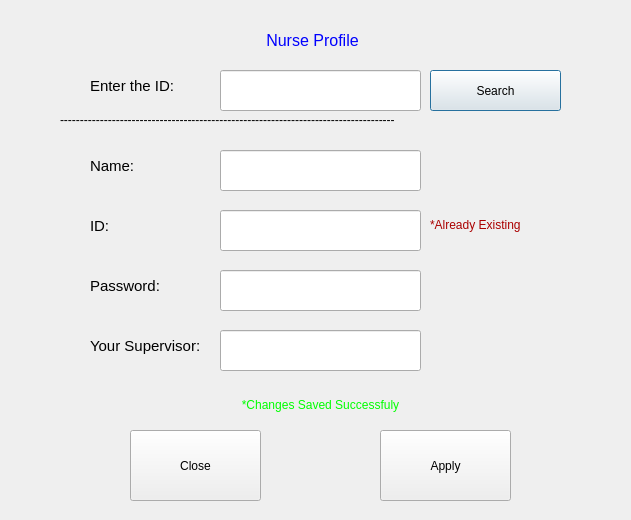
<?xml version="1.0" encoding="UTF-8"?>
<ui version="4.0">
 <class>changenurse</class>
 <widget class="QDialog" name="changenurse">
  <property name="geometry">
   <rect>
    <x>0</x>
    <y>0</y>
    <width>631</width>
    <height>520</height>
   </rect>
  </property>
  <property name="windowTitle">
   <string>Dialog</string>
  </property>
  <widget class="QLabel" name="label_5">
   <property name="geometry">
    <rect>
     <x>90</x>
     <y>320</y>
     <width>111</width>
     <height>51</height>
    </rect>
   </property>
   <property name="styleSheet">
    <string notr="true">QLabel{
font-size:15px
}</string>
   </property>
   <property name="text">
    <string>Your Supervisor:</string>
   </property>
  </widget>
  <widget class="QLineEdit" name="supervisorEdit">
   <property name="geometry">
    <rect>
     <x>220</x>
     <y>330</y>
     <width>201</width>
     <height>41</height>
    </rect>
   </property>
  </widget>
  <widget class="QLineEdit" name="idEdit">
   <property name="geometry">
    <rect>
     <x>220</x>
     <y>210</y>
     <width>201</width>
     <height>41</height>
    </rect>
   </property>
  </widget>
  <widget class="QLineEdit" name="passwordEdit">
   <property name="geometry">
    <rect>
     <x>220</x>
     <y>270</y>
     <width>201</width>
     <height>41</height>
    </rect>
   </property>
  </widget>
  <widget class="QLabel" name="label_9">
   <property name="geometry">
    <rect>
     <x>90</x>
     <y>200</y>
     <width>141</width>
     <height>51</height>
    </rect>
   </property>
   <property name="styleSheet">
    <string notr="true">QLabel{
font-size:15px
}</string>
   </property>
   <property name="text">
    <string>ID:</string>
   </property>
  </widget>
  <widget class="QLabel" name="errorExisting_2">
   <property name="geometry">
    <rect>
     <x>430</x>
     <y>200</y>
     <width>121</width>
     <height>51</height>
    </rect>
   </property>
   <property name="styleSheet">
    <string notr="true">QLabel{
font-size:15px
}</string>
   </property>
   <property name="text">
    <string>&lt;html&gt;&lt;head/&gt;&lt;body&gt;&lt;p&gt;&lt;span style=&quot; font-size:9pt; color:#aa0000;&quot;&gt;*Already Existing&lt;/span&gt;&lt;/p&gt;&lt;/body&gt;&lt;/html&gt;</string>
   </property>
  </widget>
  <widget class="QLabel" name="label_6">
   <property name="geometry">
    <rect>
     <x>122</x>
     <y>10</y>
     <width>381</width>
     <height>61</height>
    </rect>
   </property>
   <property name="text">
    <string>&lt;html&gt;&lt;head/&gt;&lt;body&gt;&lt;p&gt;&lt;span style=&quot; font-size:12pt; color:#0000ff;&quot;&gt;Nurse Profile&lt;/span&gt;&lt;/p&gt;&lt;/body&gt;&lt;/html&gt;</string>
   </property>
   <property name="alignment">
    <set>Qt::AlignCenter</set>
   </property>
  </widget>
  <widget class="QLineEdit" name="nameEdit">
   <property name="geometry">
    <rect>
     <x>220</x>
     <y>150</y>
     <width>201</width>
     <height>41</height>
    </rect>
   </property>
  </widget>
  <widget class="QLabel" name="label_4">
   <property name="geometry">
    <rect>
     <x>90</x>
     <y>140</y>
     <width>61</width>
     <height>51</height>
    </rect>
   </property>
   <property name="styleSheet">
    <string notr="true">QLabel{
font-size:15px
}</string>
   </property>
   <property name="text">
    <string>Name:</string>
   </property>
  </widget>
  <widget class="QLabel" name="label_7">
   <property name="geometry">
    <rect>
     <x>90</x>
     <y>260</y>
     <width>141</width>
     <height>51</height>
    </rect>
   </property>
   <property name="styleSheet">
    <string notr="true">QLabel{
font-size:15px
}</string>
   </property>
   <property name="text">
    <string>Password:</string>
   </property>
  </widget>
  <widget class="QPushButton" name="pushButtonSearch">
   <property name="geometry">
    <rect>
     <x>430</x>
     <y>70</y>
     <width>131</width>
     <height>41</height>
    </rect>
   </property>
   <property name="styleSheet">
    <string notr="true">font: 900 9pt &quot;Segoe UI Black&quot;;</string>
   </property>
   <property name="text">
    <string>Search</string>
   </property>
  </widget>
  <widget class="QLineEdit" name="searchEdit">
   <property name="geometry">
    <rect>
     <x>220</x>
     <y>70</y>
     <width>201</width>
     <height>41</height>
    </rect>
   </property>
  </widget>
  <widget class="QLabel" name="label_8">
   <property name="geometry">
    <rect>
     <x>90</x>
     <y>60</y>
     <width>141</width>
     <height>51</height>
    </rect>
   </property>
   <property name="styleSheet">
    <string notr="true">QLabel{
font-size:15px
}</string>
   </property>
   <property name="text">
    <string>Enter the ID:</string>
   </property>
  </widget>
  <widget class="QLabel" name="label_10">
   <property name="geometry">
    <rect>
     <x>60</x>
     <y>110</y>
     <width>511</width>
     <height>20</height>
    </rect>
   </property>
   <property name="text">
    <string>------------------------------------------------------------------------------------</string>
   </property>
  </widget>
  <widget class="QPushButton" name="pushButtonApply">
   <property name="geometry">
    <rect>
     <x>380</x>
     <y>430</y>
     <width>131</width>
     <height>71</height>
    </rect>
   </property>
   <property name="styleSheet">
    <string notr="true">font: 900 9pt &quot;Segoe UI Black&quot;;</string>
   </property>
   <property name="text">
    <string>Apply</string>
   </property>
  </widget>
  <widget class="QPushButton" name="pushButtonClose">
   <property name="geometry">
    <rect>
     <x>130</x>
     <y>430</y>
     <width>131</width>
     <height>71</height>
    </rect>
   </property>
   <property name="styleSheet">
    <string notr="true">font: 900 9pt &quot;Segoe UI Black&quot;;</string>
   </property>
   <property name="text">
    <string>Close</string>
   </property>
  </widget>
  <widget class="QLabel" name="errorSuccessfuly">
   <property name="geometry">
    <rect>
     <x>190</x>
     <y>380</y>
     <width>261</width>
     <height>51</height>
    </rect>
   </property>
   <property name="styleSheet">
    <string notr="true">QLabel{
font-size:15px
}</string>
   </property>
   <property name="text">
    <string>&lt;html&gt;&lt;head/&gt;&lt;body&gt;&lt;p&gt;&lt;span style=&quot; font-size:9pt; color:#00ff00;&quot;&gt;*Changes Saved Successfuly&lt;/span&gt;&lt;/p&gt;&lt;/body&gt;&lt;/html&gt;</string>
   </property>
   <property name="alignment">
    <set>Qt::AlignCenter</set>
   </property>
  </widget>
 </widget>
 <resources/>
 <connections/>
</ui>
